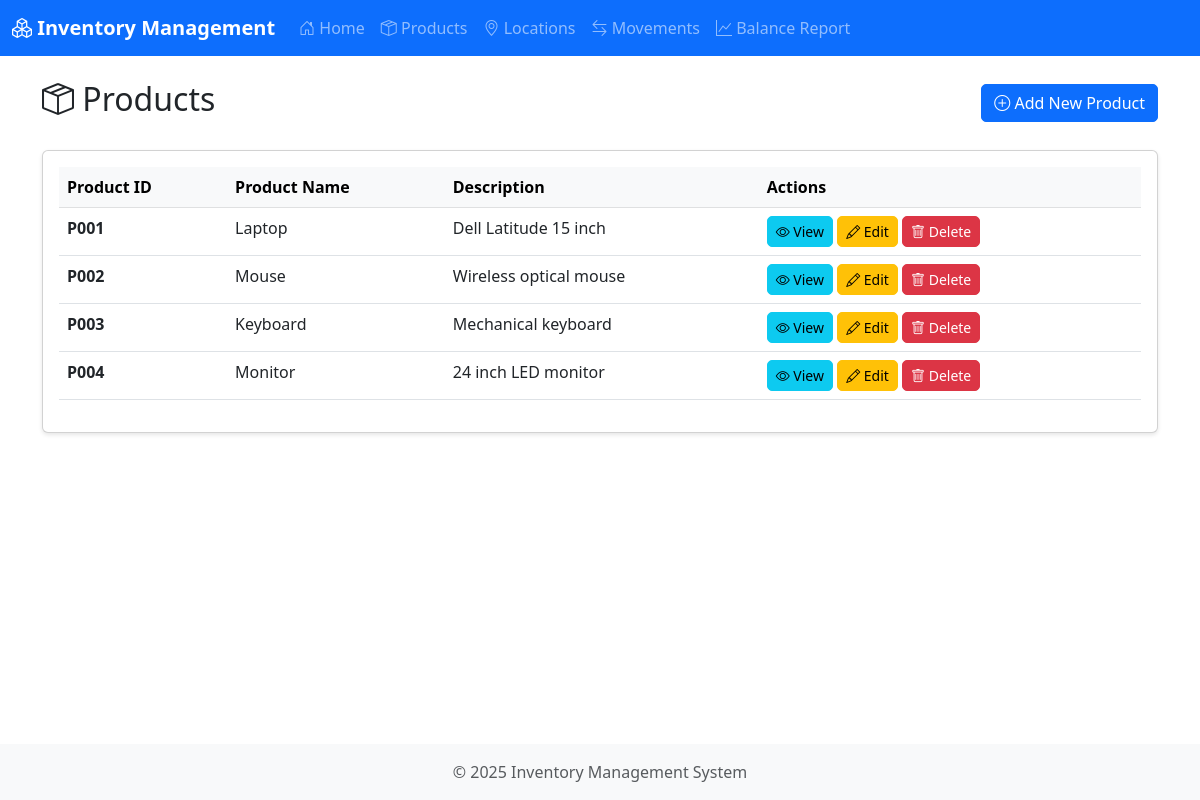
Page /products on the committed database.
### models.py (models this page shows, shortened)
class Product(db.Model):
    __tablename__ = 'product'
    product_id = db.Column(db.String(50), primary_key=True)
    product_name = db.Column(db.String(100), nullable=False)
    description = db.Column(db.Text)
    movements = db.relationship('ProductMovement', backref='product', lazy=True, cascade='all, delete-orphan')

### app.py (the view)
@app.route('/products')
def products():
    all_products = Product.query.all()
    return render_template('products.html', products=all_products)

### app.py (called while the page is built)
@app.context_processor
def inject_csrf_token():
    return dict(csrf_token=generate_csrf)

### templates/products.html (shortened to what this page needs)
{% extends "base.html" %}
{% block content %}
<div class="d-flex justify-content-between align-items-center mb-4">
    <h2><i class="bi bi-box-seam"></i> Products</h2>
    <a href="{{ url_for('add_product') }}" class="btn btn-primary">
        <i class="bi bi-plus-circle"></i> Add New Product
    </a>
</div>
{% if products %}
<div class="card">
    <div class="card-body">
        <div class="table-responsive">
            <table class="table table-hover">
                <thead class="table-light">
                    <tr>
                        <th>Product ID</th>
                        <th>Product Name</th>
                        <th>Description</th>
                        <th>Actions</th>
                    </tr>
                </thead>
                <tbody>
                    {% for product in products %}
                    <tr>
                        <td><strong>{{ product.product_id }}</strong></td>
                        <td>{{ product.product_name }}</td>
                        <td>{{ product.description or '-' }}</td>
                        <td>
                            <a href="{{ url_for('view_product', product_id=product.product_id) }}"
                               class="btn btn-sm btn-info">
                                <i class="bi bi-eye"></i> View
                            </a>
                            <a href="{{ url_for('edit_product', product_id=product.product_id) }}"
                               class="btn btn-sm btn-warning">
                                <i class="bi bi-pencil"></i> Edit
                            </a>
                            <button type="button" class="btn btn-sm btn-danger"
                                    data-bs-toggle="modal"
                                    data-bs-target="#deleteModal{{ loop.index }}">
                                <i class="bi bi-trash"></i> Delete
                            </button>
                        </td>
                    </tr>
                    {% endfor %}
                </tbody>
            </table>
        </div>
    </div>
</div>
{% else %}
<div class="alert alert-info">
    <i class="bi bi-info-circle"></i> No products found. Click "Add New Product" to get started.
</div>
{% endif %}
{% endblock %}

### static/css/style.css (style rules this page uses)
body { min-height: 100vh; display: flex; flex-direction: column; }
.card { box-shadow: 0 2px 4px rgba(0,0,0,0.1); margin-bottom: 20px; }
.table th { font-weight: 600; }
.btn { border-radius: 5px; }

### rows in the picture
Product: product_id "P001", product_name "Laptop", description "Dell Latitude 15 inch"
Product: product_id "P002", product_name "Mouse", description "Wireless optical mouse"
Product: product_id "P003", product_name "Keyboard", description "Mechanical keyboard"
Product: product_id "P004", product_name "Monitor", description "24 inch LED monitor"
